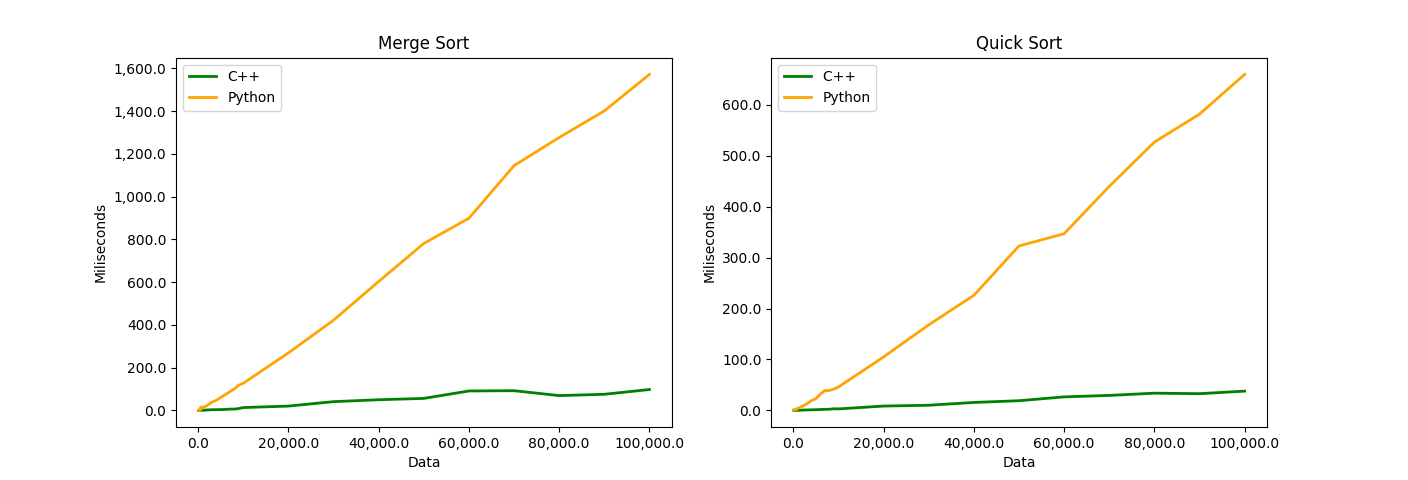

The script that drew this image:
import matplotlib.pyplot as plt
import numpy as np 

from matplotlib.ticker import FormatStrFormatter, StrMethodFormatter

def main():
    #Generate Bubble Sort 
    resMergeSortC = np.loadtxt("ResMergeSortCPlusPlus.txt", dtype='f')
    resMergeSortPy = np.loadtxt("ResMergeSortPython.txt", dtype='f')

    
    ax = plt.subplot(1,2,1)
    # plt.subplot(1, 2, 1)
    # ax.title('Bubble Sort')
    ax.plot(resMergeSortC[:,0],resMergeSortC[:,1], color='green', linewidth=2.0, linestyle='-', label='C++')
    ax.plot(resMergeSortPy[:,0],resMergeSortPy[:,1], color='orange', linewidth=2.0, linestyle='-', label='Python')
    
    ax.yaxis.set_major_formatter(StrMethodFormatter('{x:,}'))
    ax.xaxis.set_major_formatter(StrMethodFormatter('{x:,}'))

    plt.title('Merge Sort')
    plt.xlabel('Data')
    plt.ylabel('Miliseconds')
    plt.legend(loc='upper left')
    
    #Generate Counting Sort 
    resQuickSortC = np.loadtxt("ResQuickSortCPlusPlus.txt", dtype='f')
    resQuickSortPy = np.loadtxt("ResQuickSortPython.txt", dtype='f')
    
    ax2 = plt.subplot(1, 2, 2)
    plt.title('Quick Sort')
    ax2.plot(resQuickSortC[:,0],resQuickSortC[:,1], color='green', linewidth=2.0, linestyle='-', label='C++ ')
    ax2.plot(resQuickSortPy[:,0],resQuickSortPy[:,1], color='orange', linewidth=2.0, linestyle='-', label='Python')
    
    ax2.yaxis.set_major_formatter(StrMethodFormatter('{x:,}'))
    ax2.xaxis.set_major_formatter(StrMethodFormatter('{x:,}'))

    plt.xlabel('Data')
    plt.ylabel('Miliseconds')
    plt.legend(loc='upper left')
    
    plt.show()

main()
